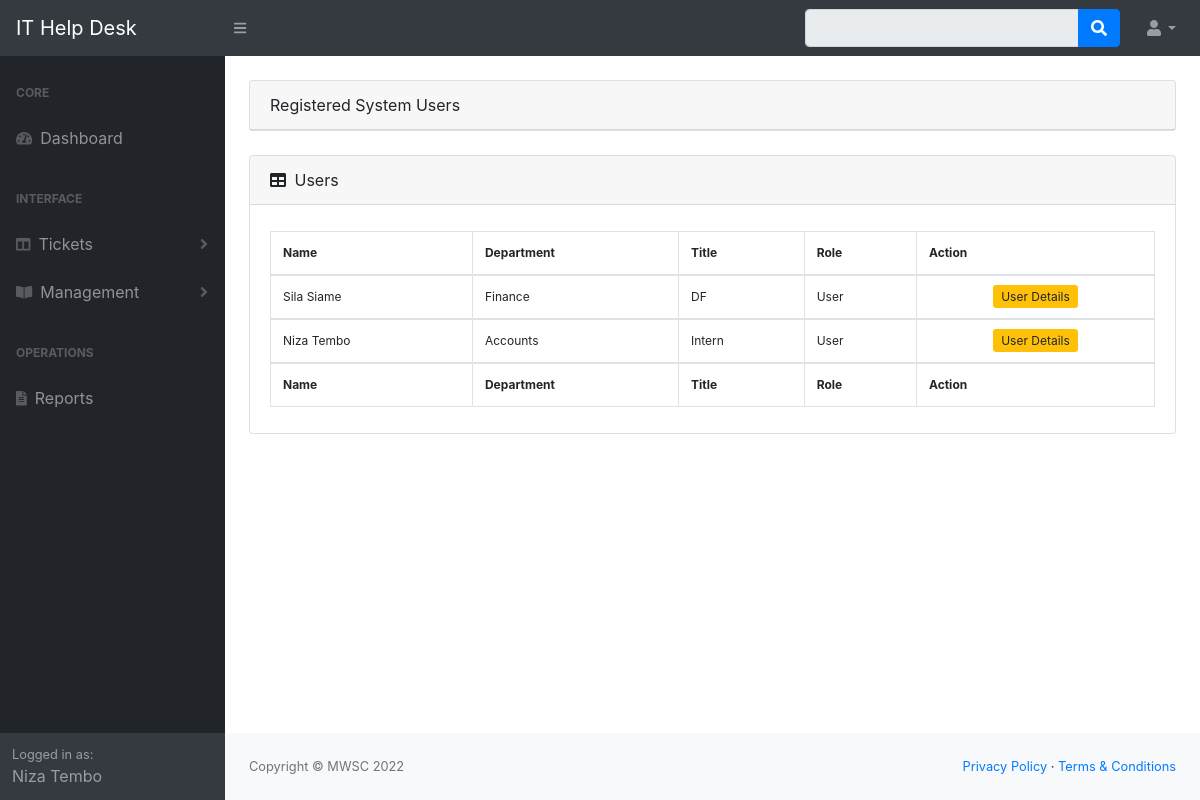
Page /admin/dist/sys_users.php (signed in) on the committed database.
### tables this page shows
CREATE TABLE `users` (
  `user_id` int(11) NOT NULL,
  `man_no` varchar(30) NOT NULL,
  `full_name` text NOT NULL,
  `email_address` varchar(100) NOT NULL,
  `department` text DEFAULT NULL,
  `job_title` text DEFAULT NULL,
  `role` text NOT NULL,
  `usr_password` varchar(254) NOT NULL
);

### admin/dist/includes/admin_model.php (called while the page is built, shortened)
<?php
class admin_model
{
    public function getUsers()
    {
        $db = new DBconnection();
        $dbConn = $db->getConnection();
        $sql = "SELECT * FROM `users`  ORDER BY `user_id` DESC";
        return $dbConn->query($sql);
    }
}

### admin/dist/sys_users.php (the view, shortened to what this page needs)
<?php
include "includes/header.php";
include "includes/navbar.php";
include "includes/admin_model.php";
$admin = new admin_model();
$user = $admin->getUsers();
?>
<div id="layoutSidenav_content">
             <main>
                <div class="container-fluid">
                    <br>
                    <div class="card mb-4">
                        <div class="card-header">
                               Registered System Users
                    </div>
                  </div>
                    <div class="card mb-4">
                         <div class="card-header">
                                <i class="fas fa-table mr-1"></i>
                                Users
                            </div>
                            <div class="card-body">
                                <div class="table-responsive">
                                    <table class="table table-bordered" id="dataTable" width="100%" cellspacing="0">
                                        <thead>
                                        <?php $style = 'style="font-size: 12px";';?>
                                            <tr <?php echo $style;?>>
                                                <th>Name</th>
                                                <th>Department</th>
                                                <th>Title</th>
                                                <th>Role</th>
                                                <th>Action</th>
                                            </tr>
                                        </thead>
                                        <tfoot>
                                        <tr <?php echo $style;?>>
                                                <th>Name</th>
                                                <th>Department</th>
                                                <th>Title</th>
                                                <th>Role</th>
                                                <th>Action</th>
                                            </tr>
                                        </tfoot>
                                        <tbody>
                                        <?php while ($row = $user->fetch(PDO::FETCH_ASSOC)) {
                                            ?>
                                            <tr <?php echo $style;?>>
                                                <td><?=$row['full_name']?></td>
                                                <td><?=$row['department']?></td>
                                                <td><?=$row['job_title']?></td>
                                                <td><?=$row['role']?></td>
                                                <td align="center">
                                                    <a title="Edit User Details" href="edit_user.php?id=<?=$row['user_id']?>" <?php echo $style;?>  class=" btn-sm btn-warning">User Details</a>
                                                </td>
                                            </tr>
                                            <?php } ?>
                                        </tbody>
                                    </table>
                                </div>
                            </div>
                        </div>
                </div>
            </main>
<?php
    include 'includes/footer.php';
?>

### rows in the picture
users: full_name "Sila Siame", department "Finance", job_title "DF", role "User"
users: full_name "Niza Tembo", department "Accounts", job_title "Intern", role "User"

### other values in the picture
$_SESSION['name'] "Niza Tembo"
